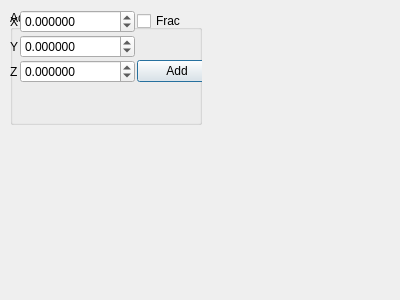
<ui version="4.0" >
 <class>BuildDialog</class>
 <widget class="QDialog" name="BuildDialog" >
  <property name="geometry" >
   <rect>
    <x>0</x>
    <y>0</y>
    <width>400</width>
    <height>300</height>
   </rect>
  </property>
  <property name="windowTitle" >
   <string>Build</string>
  </property>
  <widget class="QGroupBox" name="AddAtomGroup" >
   <property name="geometry" >
    <rect>
     <x>10</x>
     <y>10</y>
     <width>192</width>
     <height>115</height>
    </rect>
   </property>
   <property name="title" >
    <string>Add Atom</string>
   </property>
   <widget class="QWidget" name="" >
    <layout class="QGridLayout" >
     <property name="margin" >
      <number>0</number>
     </property>
     <property name="spacing" >
      <number>2</number>
     </property>
     <item row="0" column="1" >
      <widget class="QDoubleSpinBox" name="AtomXCoordSpin" >
       <property name="sizePolicy" >
        <sizepolicy>
         <hsizetype>7</hsizetype>
         <vsizetype>0</vsizetype>
         <horstretch>0</horstretch>
         <verstretch>0</verstretch>
        </sizepolicy>
       </property>
       <property name="decimals" >
        <number>6</number>
       </property>
       <property name="maximum" >
        <double>100000.000000000000000</double>
       </property>
       <property name="minimum" >
        <double>-100000.000000000000000</double>
       </property>
      </widget>
     </item>
     <item row="1" column="1" >
      <widget class="QDoubleSpinBox" name="AtomYCoordSpin" >
       <property name="sizePolicy" >
        <sizepolicy>
         <hsizetype>7</hsizetype>
         <vsizetype>0</vsizetype>
         <horstretch>0</horstretch>
         <verstretch>0</verstretch>
        </sizepolicy>
       </property>
       <property name="decimals" >
        <number>6</number>
       </property>
       <property name="maximum" >
        <double>1000000.000000000000000</double>
       </property>
       <property name="minimum" >
        <double>-100000.000000000000000</double>
       </property>
      </widget>
     </item>
     <item row="1" column="0" >
      <widget class="QLabel" name="label_50" >
       <property name="sizePolicy" >
        <sizepolicy>
         <hsizetype>1</hsizetype>
         <vsizetype>5</vsizetype>
         <horstretch>0</horstretch>
         <verstretch>0</verstretch>
        </sizepolicy>
       </property>
       <property name="text" >
        <string>Y</string>
       </property>
      </widget>
     </item>
     <item row="2" column="1" >
      <widget class="QDoubleSpinBox" name="AtomZCoordSpin" >
       <property name="sizePolicy" >
        <sizepolicy>
         <hsizetype>7</hsizetype>
         <vsizetype>0</vsizetype>
         <horstretch>0</horstretch>
         <verstretch>0</verstretch>
        </sizepolicy>
       </property>
       <property name="decimals" >
        <number>6</number>
       </property>
       <property name="maximum" >
        <double>100000.000000000000000</double>
       </property>
       <property name="minimum" >
        <double>-1000000.000000000000000</double>
       </property>
      </widget>
     </item>
     <item row="0" column="0" >
      <widget class="QLabel" name="label_22" >
       <property name="sizePolicy" >
        <sizepolicy>
         <hsizetype>1</hsizetype>
         <vsizetype>5</vsizetype>
         <horstretch>0</horstretch>
         <verstretch>0</verstretch>
        </sizepolicy>
       </property>
       <property name="text" >
        <string>X</string>
       </property>
      </widget>
     </item>
     <item row="2" column="0" >
      <widget class="QLabel" name="label_51" >
       <property name="sizePolicy" >
        <sizepolicy>
         <hsizetype>1</hsizetype>
         <vsizetype>5</vsizetype>
         <horstretch>0</horstretch>
         <verstretch>0</verstretch>
        </sizepolicy>
       </property>
       <property name="text" >
        <string>Z</string>
       </property>
      </widget>
     </item>
     <item row="0" column="2" >
      <widget class="QCheckBox" name="AddAtomFractionalCheck" >
       <property name="sizePolicy" >
        <sizepolicy>
         <hsizetype>7</hsizetype>
         <vsizetype>0</vsizetype>
         <horstretch>0</horstretch>
         <verstretch>0</verstretch>
        </sizepolicy>
       </property>
       <property name="toolTip" >
        <string>ACtivate to add the atom in fractional coordinates</string>
       </property>
       <property name="text" >
        <string>Frac</string>
       </property>
      </widget>
     </item>
     <item row="2" column="2" >
      <widget class="QPushButton" name="AddAtomButton" >
       <property name="sizePolicy" >
        <sizepolicy>
         <hsizetype>7</hsizetype>
         <vsizetype>0</vsizetype>
         <horstretch>0</horstretch>
         <verstretch>0</verstretch>
        </sizepolicy>
       </property>
       <property name="toolTip" >
        <string>Create a new atom at th e specified coordinates (with element defined above)</string>
       </property>
       <property name="text" >
        <string>Add</string>
       </property>
      </widget>
     </item>
    </layout>
   </widget>
  </widget>
 </widget>
 <resources/>
 <connections/>
</ui>
